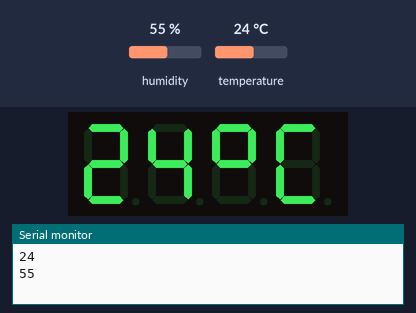
Simulated run of this sketch. Board: ESP8266 (NodeMCU). Parts: 4-digit seven-segment display, the last lines printed to the serial monitor. The test bench sets the inputs (shaded band); at power-on: humidity 55 %, temperature 24 °C.

Above: at 2.2 s.
2.3 s: humidity set to 22 %
At 10.7 s:
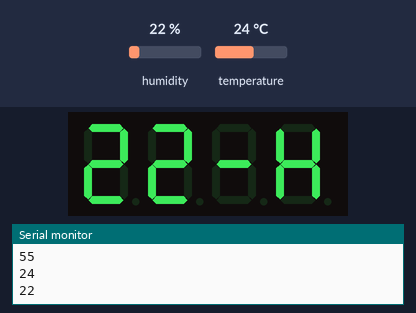
14.3 s: temperature set to 12 °C
At 20.2 s:
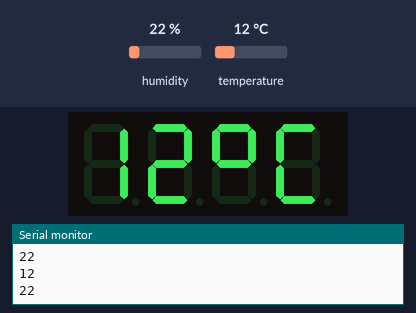
23.8 s: humidity set to 40 %
At 28.8 s:
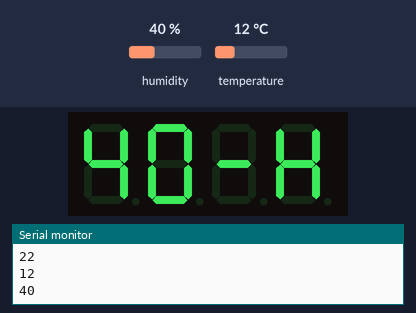
32.9 s: temperature set to 19 °C
At 38.2 s:
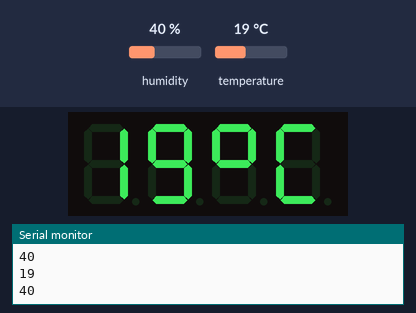
Timing chart, 0 to 39.7 s (numbered marks = the images above; inputs shaded):
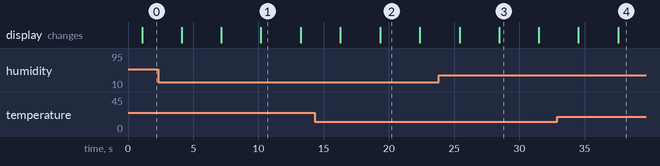

Measured:
- after the input at 2.3 s, the display: first differs from a run without the input after 7.9 s (image 1)
- after the input at 14.3 s, the display: first differs from a run without the input after 5.0 s (image 2)
- after the input at 23.8 s, the display: first differs from a run without the input after 4.6 s (image 3)
- after the input at 32.9 s, the display: first differs from a run without the input after 4.7 s (image 4)
- what the display in image 1 shows lasts 3.0 s, from 10.2 s to 13.2 s
- what the display in image 2 shows lasts 3.1 s, from 19.3 s to 22.4 s

The sketch:

DHT11_Display.ino
```cpp
#include <TM1637Display.h>
#include <Adafruit_Sensor.h>
#include <DHT.h>

#define CLK D3
#define DIO D4
#define DHTPIN D2

// Degişkenler
int temperaturee;
int nem;

// Dereceleri Oluşturalım
const uint8_t celsius[] = {
  SEG_A | SEG_B | SEG_F | SEG_G,
  SEG_A | SEG_D | SEG_E | SEG_F   // C
};

// Create degree Fahrenheit symbol
const uint8_t fahrenheit[] = {
  SEG_G,
  SEG_B | SEG_C | SEG_E | SEG_G | SEG_F   // F
};

// DHT türünü ayarlayınız

#define DHTTYPE DHT11   // DHT 11
//#define DHTTYPE DHT22   // DHT 22  (AM2302)
//#define DHTTYPE DHT21   // DHT 21 (AM2301)

//TM1637Display görüntüleme nesnesi oluşturalım
TM1637Display display = TM1637Display(CLK, DIO);

// DHT türünde dht nesnesi oluşturun
DHT dht = DHT(DHTPIN, DHTTYPE);

void setup() {
  //Ekran parlaklığını ayarlayın (0-7)
  display.setBrightness(7);
  // Ekranı temizleyin
  display.clear();
  // Kurulum Sensörü
  dht.begin();
  // seri iletişime 9600 bandında başlayalım
  Serial.begin(9600);
  // Konsolun açılmasını bekleyin
  delay(1000);
}

void loop() {
  //Sıcaklığı Celsius ve Fahrenheit olarak okuyun
  temperaturee = dht.readTemperature();
  nem = dht.readHumidity();
  // Sıcaklığı Seri Monitöre yazdırın
  Serial.println(temperaturee);
  Serial.println(nem);

  // TM1637 ekranında sıcaklığı gösterin
  display.showNumberDec(temperaturee, false, 2, 0);
  display.setSegments(celsius, 2, 2);

  delay(3000);

  display.showNumberDec(nem, false, 2, 0);
  display.setSegments(fahrenheit, 2, 2);

  delay(3000);
}
```
